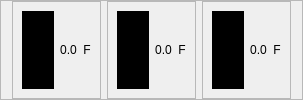
     <widget class="QFrame" name="frame_2">
      <property name="frameShape">
       <enum>QFrame::StyledPanel</enum>
      </property>
      <property name="frameShadow">
       <enum>QFrame::Raised</enum>
      </property>
      <layout class="QGridLayout" name="gridLayout_5">
       <property name="topMargin">
        <number>0</number>
       </property>
       <property name="bottomMargin">
        <number>0</number>
       </property>
       <property name="horizontalSpacing">
        <number>6</number>
       </property>
       <item row="0" column="0">
        <widget class="QFrame" name="frame">
         <property name="frameShape">
          <enum>QFrame::StyledPanel</enum>
         </property>
         <property name="frameShadow">
          <enum>QFrame::Raised</enum>
         </property>
         <layout class="QGridLayout" name="gridLayout_2" columnstretch="2,1,0">
          <item row="0" column="0">
           <widget class="QPushButton" name="pushButton_CapacitorAxis1">
            <property name="sizePolicy">
             <sizepolicy hsizetype="Preferred" vsizetype="Preferred">
              <horstretch>0</horstretch>
              <verstretch>0</verstretch>
             </sizepolicy>
            </property>
            <property name="styleSheet">
             <string notr="true">#pushButton_CapacitorAxis1{
image:url(:/nSOTScanner/Pictures/Capacitancor.png);
background: black;
border: 0px solid rgb(95,107,166);
}

QPushButton:pressed#pushButton_CapacitorAxis1{
image:url(:/nSOTScanner/Pictures/Capacitancor.png);
background: black;
border: 2px rgb(131,131,131);
border-radius: 5px
}</string>
            </property>
            <property name="text">
             <string/>
            </property>
           </widget>
          </item>
          <item row="0" column="1">
           <widget class="QLabel" name="label_CapacitanceAxis1">
            <property name="text">
             <string>0.0</string>
            </property>
            <property name="alignment">
             <set>Qt::AlignCenter</set>
            </property>
           </widget>
          </item>
          <item row="0" column="2">
           <widget class="QLabel" name="label_CapacitanceUnit_1">
            <property name="text">
             <string>F</string>
            </property>
            <property name="alignment">
             <set>Qt::AlignCenter</set>
            </property>
           </widget>
          </item>
         </layout>
        </widget>
       </item>
       <item row="0" column="1">
        <widget class="QFrame" name="frame_3">
         <property name="frameShape">
          <enum>QFrame::StyledPanel</enum>
         </property>
         <property name="frameShadow">
          <enum>QFrame::Raised</enum>
         </property>
         <layout class="QGridLayout" name="gridLayout_3" columnstretch="2,1,0">
          <item row="0" column="0">
           <widget class="QPushButton" name="pushButton_CapacitorAxis2">
            <property name="sizePolicy">
             <sizepolicy hsizetype="Preferred" vsizetype="Preferred">
              <horstretch>0</horstretch>
              <verstretch>0</verstretch>
             </sizepolicy>
            </property>
            <property name="styleSheet">
             <string notr="true">#pushButton_CapacitorAxis2{
image:url(:/nSOTScanner/Pictures/Capacitancor.png);
background: black;
border: 0px solid rgb(95,107,166);
}

QPushButton:pressed#pushButton_CapacitorAxis2{
image:url(:/nSOTScanner/Pictures/Capacitancor.png);
background: black;
border: 2px rgb(131,131,131);
border-radius: 5px
}</string>
            </property>
            <property name="text">
             <string/>
            </property>
           </widget>
          </item>
          <item row="0" column="1">
           <widget class="QLabel" name="label_CapacitanceAxis2">
            <property name="text">
             <string>0.0</string>
            </property>
            <property name="alignment">
             <set>Qt::AlignCenter</set>
            </property>
           </widget>
          </item>
          <item row="0" column="2">
           <widget class="QLabel" name="label_CapacitanceUnit_2">
            <property name="text">
             <string>F</string>
            </property>
            <property name="alignment">
             <set>Qt::AlignCenter</set>
            </property>
           </widget>
          </item>
         </layout>
        </widget>
       </item>
       <item row="0" column="2">
        <widget class="QFrame" name="frame_4">
         <property name="frameShape">
          <enum>QFrame::StyledPanel</enum>
         </property>
         <property name="frameShadow">
          <enum>QFrame::Raised</enum>
         </property>
         <layout class="QGridLayout" name="gridLayout_4" columnstretch="2,1,0">
          <item row="0" column="0">
           <widget class="QPushButton" name="pushButton_CapacitorAxis3">
            <property name="sizePolicy">
             <sizepolicy hsizetype="Preferred" vsizetype="Preferred">
              <horstretch>0</horstretch>
              <verstretch>0</verstretch>
             </sizepolicy>
            </property>
            <property name="styleSheet">
             <string notr="true">#pushButton_CapacitorAxis3{
image:url(:/nSOTScanner/Pictures/Capacitancor.png);
background: black;
border: 0px solid rgb(95,107,166);
}

QPushButton:pressed#pushButton_CapacitorAxis3{
image:url(:/nSOTScanner/Pictures/Capacitancor.png);
background: black;
border: 2px rgb(131,131,131);
border-radius: 5px
}</string>
            </property>
            <property name="text">
             <string/>
            </property>
           </widget>
          </item>
          <item row="0" column="1">
           <widget class="QLabel" name="label_CapacitanceAxis3">
            <property name="text">
             <string>0.0</string>
            </property>
            <property name="alignment">
             <set>Qt::AlignCenter</set>
            </property>
           </widget>
          </item>
          <item row="0" column="2">
           <widget class="QLabel" name="label_CapacitanceUnit_3">
            <property name="text">
             <string>F</string>
            </property>
            <property name="alignment">
             <set>Qt::AlignCenter</set>
            </property>
           </widget>
          </item>
         </layout>
        </widget>
       </item>
      </layout>
     </widget>
